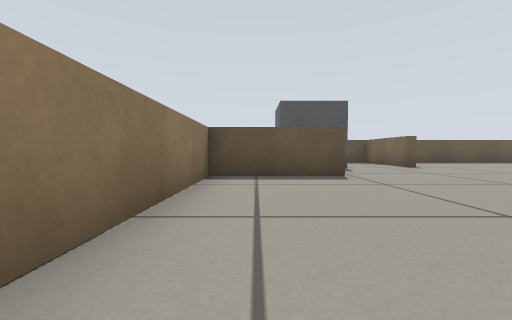
View 1 (above)

16 first-person views from a walk through a world built for the Gazebo simulator. The camera is 0.26 m above the floor, tilts 2° down and sees 90° across. The floor is counted in squares, 0.5 m on a side. Each view is taken from the middle of a square. On the plan, view 1 faces up. The plan holds only what a view shows up to about 9 squares ahead; the rest is blank.

View 2
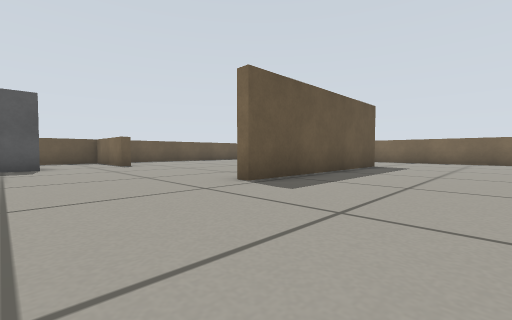

View 3
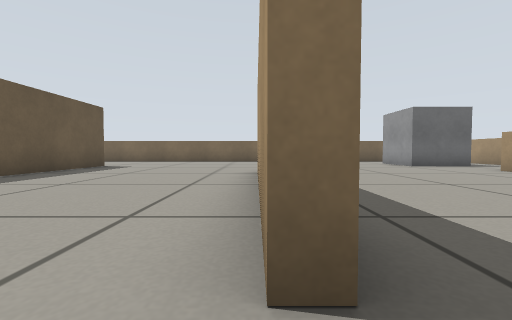

View 4
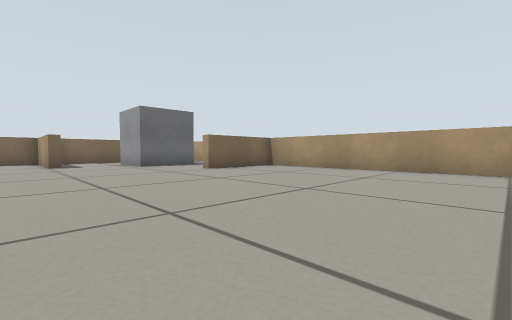

View 5
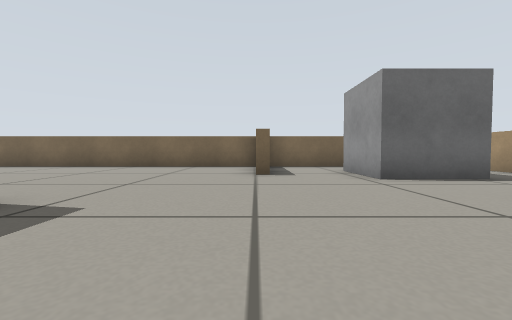

View 6
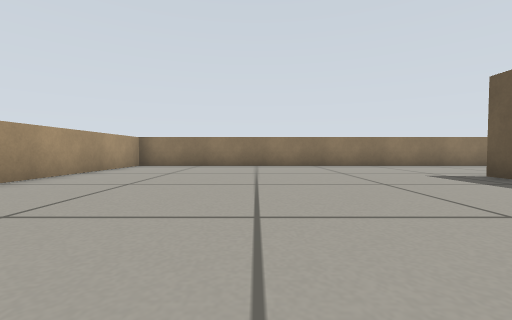

View 7
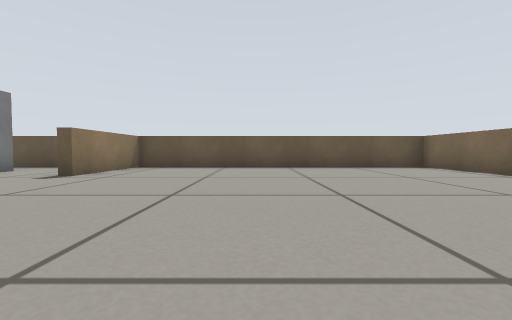

View 8
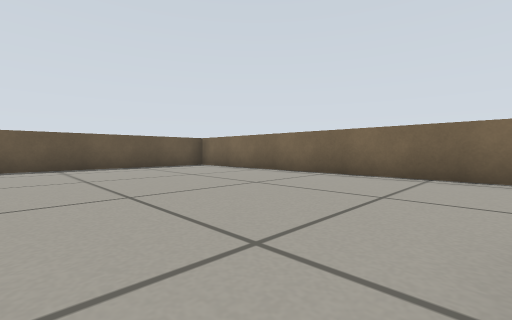

View 9
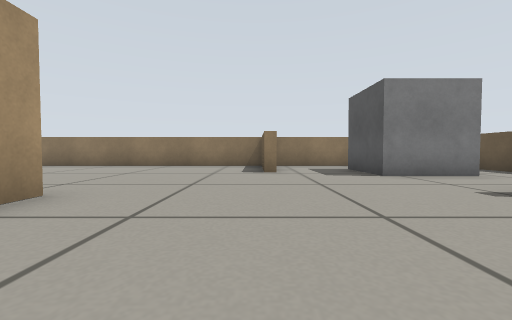

View 10
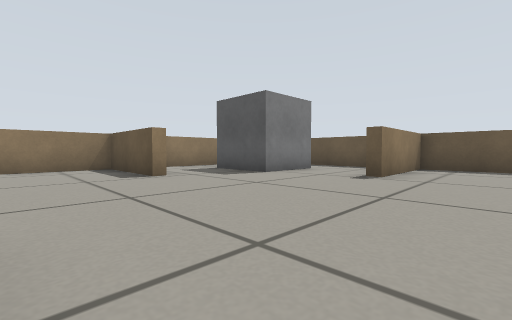

View 11
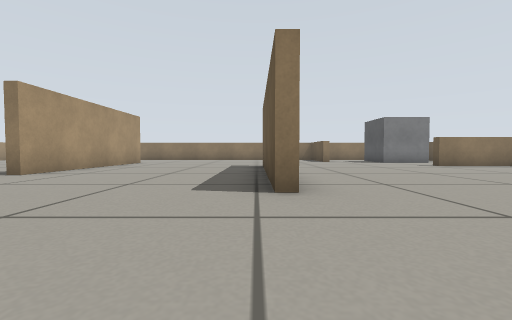

View 12
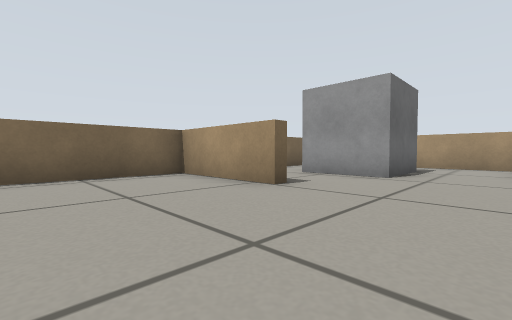

View 13
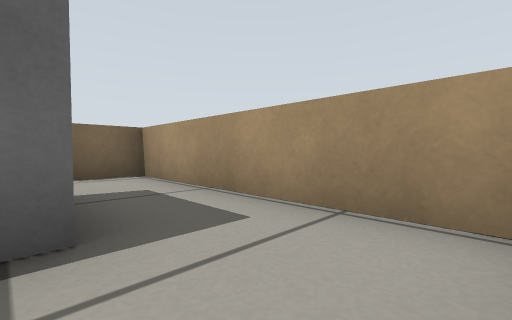

View 14
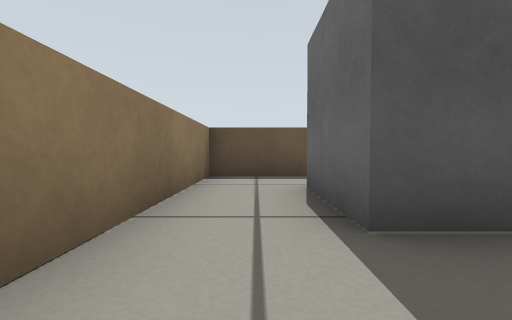

View 15
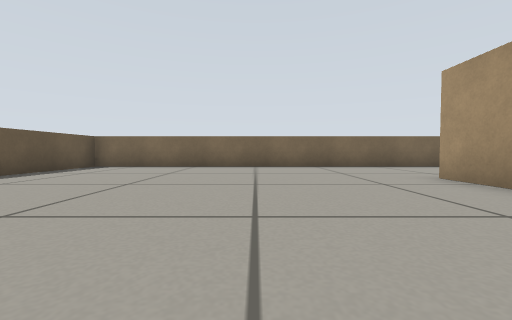

View 16
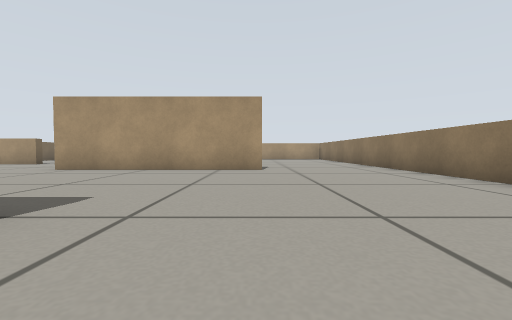

### Floor plan
Points are (right, up) in squares from view 1. A wall is a line through its corners. A room is listed if a view was taken in it or the views show most of it. See-through windows are left out.
Room 1 (views 1, 2, 3, 4, 5, 6, 7, 8, 9, 10, 11, 12, 13, 14, 15, 16)
walls: (9.4, 2.5) (10.8, 2.5) (10.8, 2.2) (5.1, 2.2) (5.1, 2.5) (5.6, 2.5); (3.4, -3.3) (2.8, -3.3); (2.8, -3) (8.6, -3); (11.5, -6) (14.4, -6) (14.4, 11.3) (5.2, 11.3) (5.2, 8.2); (1.8, 5.6) (1.8, 5.2) (-1, 5.2) (-1, -12.1) (7.6, -12.1); (5.1, 8.2) (5.1, 9.1); (8.3, -11.5) (8.3, -9.4) (8.8, -9.4); (3.7, 11.3) (-1, 11.3) (-1, 5.7); (8.9, -12.1) (14.4, -12.1) (14.4, -6.4)
objects: grey box (1, 8) to (2, 9); grey box (11, -10) to (12, -9)

Positions as (right, up) in squares from view 1, and headings:
1: (0, 0), facing up
2: (2, -1), facing up-right
3: (2, -3), facing right
4: (2, -5), facing down-right
5: (6, -6), facing right
6: (8, -8), facing left
7: (9, 3), facing up
8: (9, 3), facing up-right
9: (8, 5), facing left
10: (7, 3), facing up-left
11: (14, 2), facing left
12: (9, -3), facing down-right
13: (9, -10), facing down-right
14: (0, 6), facing up
15: (6, 6), facing right
16: (3, 4), facing down
